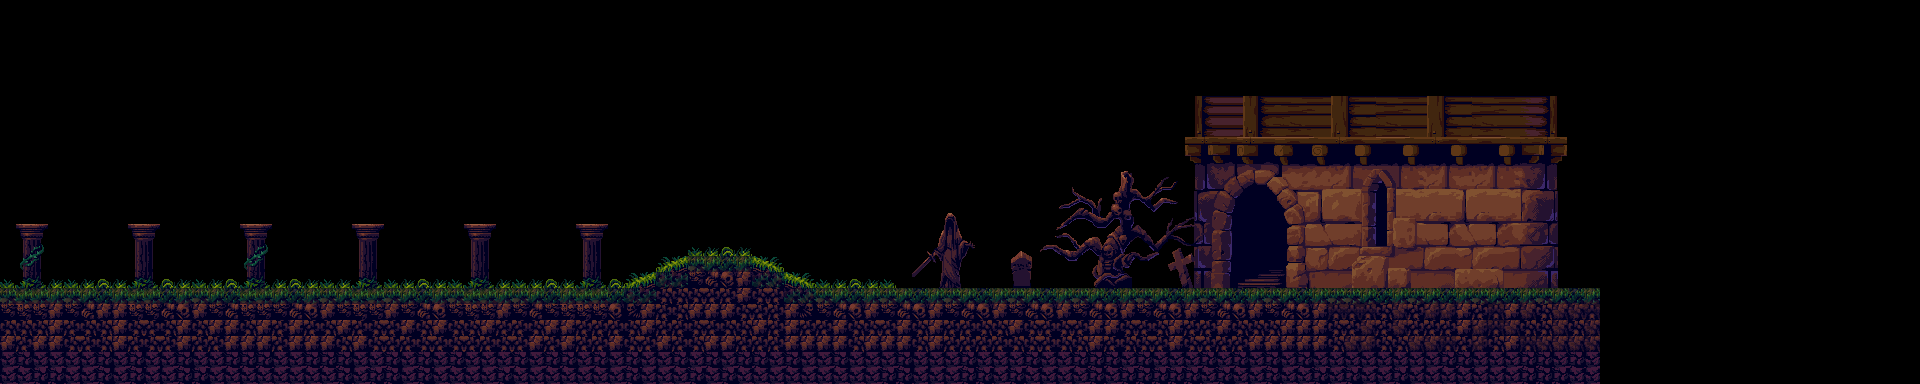

Tiled map render using the project's own tile images. Description and the map definition, with tile-layer contents summarised, below:
An orthogonal 120x24 tile map with 16x16 px tiles, 2 tile layers (Visuals, Collision), 4 tilesets.

<map version="1.10" tiledversion="1.11.2" orientation="orthogonal" renderorder="right-down" width="120" height="24" tilewidth="16" tileheight="16" infinite="0" nextlayerid="3" nextobjectid="1">
 <editorsettings>
  <export target="cemetery.json" format="json" />
 </editorsettings>
 <tileset firstgid="1" name="cemetery" tilewidth="16" tileheight="16" tilecount="280" columns="28">
  <image source="../Gothicvania Collection Files/Assets/Environments/Cemetery/base/Layers/tileset.png" width="448" height="160" />
 </tileset>
 <tileset firstgid="281" source="cemetery.tsx" />
 <tileset firstgid="561" name="sprites_cemetery" tilewidth="176" tileheight="171" tilecount="10" columns="0">
  <grid orientation="orthogonal" width="1" height="1" />
  <tile id="0">
   <image source="../Gothicvania Collection Files/Assets/Environments/Cemetery/base/Props/Sprites/bush-large.png" width="76" height="65" />
  </tile>
  <tile id="1">
   <image source="../Gothicvania Collection Files/Assets/Environments/Cemetery/base/Props/Sprites/bush-small.png" width="34" height="29" />
  </tile>
  <tile id="2">
   <image source="../Gothicvania Collection Files/Assets/Environments/Cemetery/base/Props/Sprites/statue.png" width="63" height="75" />
  </tile>
  <tile id="3">
   <image source="../Gothicvania Collection Files/Assets/Environments/Cemetery/base/Props/Sprites/stone-1.png" width="27" height="39" />
  </tile>
  <tile id="4">
   <image source="../Gothicvania Collection Files/Assets/Environments/Cemetery/base/Props/Sprites/stone-2.png" width="27" height="40" />
  </tile>
  <tile id="5">
   <image source="../Gothicvania Collection Files/Assets/Environments/Cemetery/base/Props/Sprites/stone-3.png" width="27" height="33" />
  </tile>
  <tile id="6">
   <image source="../Gothicvania Collection Files/Assets/Environments/Cemetery/base/Props/Sprites/stone-4.png" width="19" height="38" />
  </tile>
  <tile id="7">
   <image source="../Gothicvania Collection Files/Assets/Environments/Cemetery/base/Props/Sprites/tree-1.png" width="166" height="117" />
  </tile>
  <tile id="8">
   <image source="../Gothicvania Collection Files/Assets/Environments/Cemetery/base/Props/Sprites/tree-2.png" width="166" height="117" />
  </tile>
  <tile id="9">
   <image source="../Gothicvania Collection Files/Assets/Environments/Cemetery/base/Props/Sprites/tree-3.png" width="176" height="171" />
  </tile>
 </tileset>
 <tileset firstgid="572" name="tower_reduced" tilewidth="16" tileheight="16" tilecount="621" columns="29">
  <image source="../Gothicvania Collection Files/Assets/Environments/Cemetery/Add-on 1/Layers/tower_size_reduced.png" width="465" height="224" />
 </tileset>
 <layer id="1" name="Visuals" width="120" height="24">
  <data>[2880 cells, 996 non-empty, 343 distinct tile ids]</data>
 </layer>
 <layer id="2" name="Collision" width="120" height="24" opacity="0.6">
  <data>[2880 cells, 159 non-empty, 9 distinct tile ids]</data>
 </layer>
</map>
